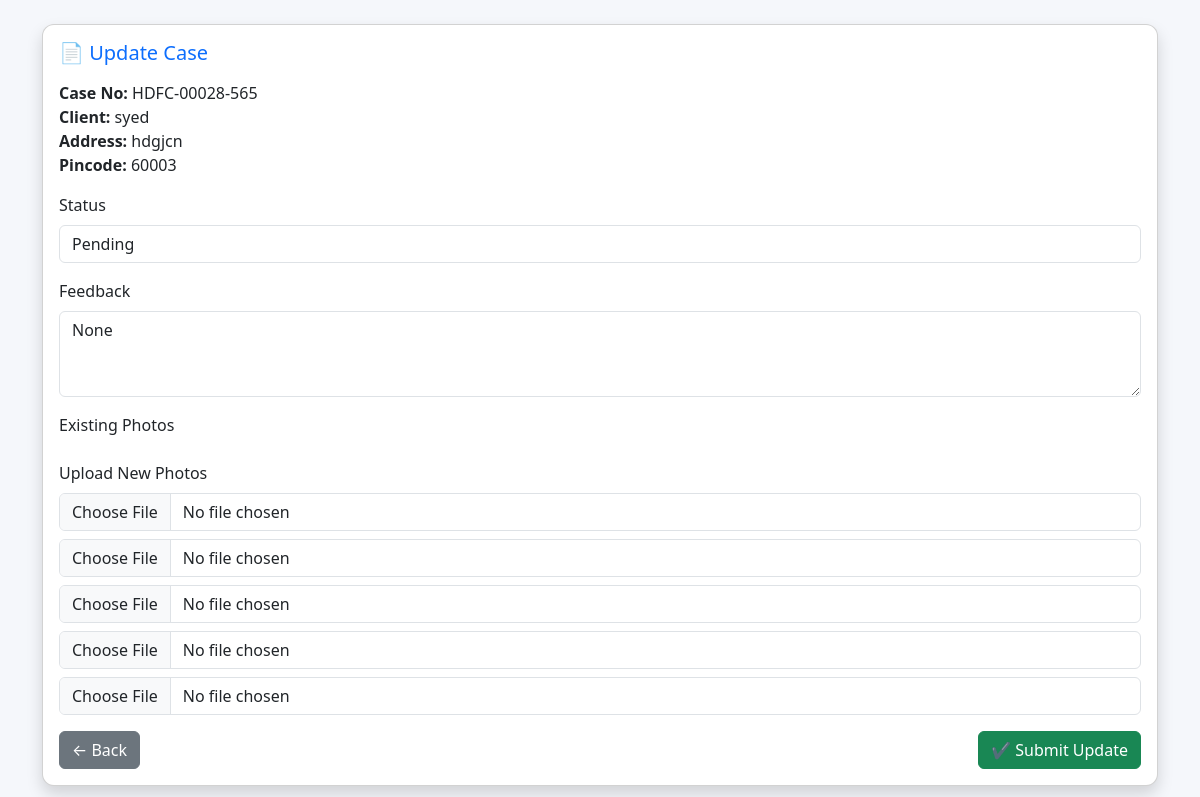
The page /update_case/29 (signed in) on the database its author committed.
### tables this page shows
CREATE TABLE cases (
        id INTEGER PRIMARY KEY AUTOINCREMENT,
        case_number TEXT,
        ref_no TEXT,
        application_no TEXT,
        client_name TEXT,
        cpv_type TEXT,
        bank_name TEXT,
        portal_type TEXT,

        address TEXT,
        landmark TEXT,
        city TEXT,
        state TEXT,
        pincode TEXT,

        residence_type TEXT,
        family_status TEXT,
        verification_status TEXT,
        final_status TEXT,

        assigned_agent TEXT,
        status TEXT,
        priority TEXT,

        initiation_date TEXT,
        created_time TEXT,
        assigned_time TEXT,

        feedback TEXT,
        photo_path TEXT,

        latitude TEXT,
        longitude TEXT
    , agency TEXT, map_link TEXT, photo1 TEXT, photo2 TEXT, photo3 TEXT, photo4 TEXT, photo5 TEXT, locality TEXT, accessibility TEXT, person_met TEXT, years_at_residence TEXT, ownership TEXT, vehicle TEXT, living_standard TEXT, visit_date TEXT, document_photo TEXT);

### app.py (the view, shortened to what this page needs)
@app.route("/update_case/<int:case_id>", methods=["GET","POST"])
def update_case(case_id):
    if "user" not in session:
        return redirect(url_for("login"))
    conn = sqlite3.connect(db_path)
    conn.row_factory = sqlite3.Row
    cursor = conn.cursor()
    cursor.execute("SELECT * FROM cases WHERE id=?", (case_id,))
    case = cursor.fetchone()
    conn.close()
    return render_template("update_case.html", case=case)

### templates/update_case.html (shortened to what this page needs)
<!DOCTYPE html>
<html>
<head>
    <link href="https://cdn.jsdelivr.net/npm/bootstrap@5.3.2/dist/css/bootstrap.min.css" rel="stylesheet">
</head>
<body>
<div class="container mt-4">
    <div class="card shadow p-3">
        <h5 class="mb-3 text-primary">📄 Update Case</h5>
        <div class="mb-3">
            <strong>Case No:</strong> {{ case['case_number'] }} <br>
            <strong>Client:</strong> {{ case['client_name'] }} <br>
            <strong>Address:</strong> {{ case['address'] }} <br>
            <strong>Pincode:</strong> {{ case['pincode'] }}
        </div>
        <form method="POST" enctype="multipart/form-data">
            <div class="mb-3">
                <label class="form-label">Status</label>
                <select name="status" class="form-control">
                    <option {% if case['status']=="Pending" %}selected{% endif %}>Pending</option>
                </select>
            </div>
            <div class="mb-3">
                <label class="form-label">Feedback</label>
                <textarea name="feedback" class="form-control" rows="3"
                placeholder="Enter FE remarks...">{{ case['feedback'] }}</textarea>
            </div>
            <div class="mb-3">
                <label class="form-label">Existing Photos</label><br>
            </div>
            <div class="mb-3">
                <label class="form-label">Upload New Photos</label>
                <input type="file" name="photo1" class="form-control mb-2">
                <input type="file" name="photo2" class="form-control mb-2">
                <input type="file" name="photo3" class="form-control mb-2">
                <input type="file" name="photo4" class="form-control mb-2">
                <input type="file" name="photo5" class="form-control mb-2">
            </div>
            <div class="d-flex justify-content-between">
                <a href="/dashboard" class="btn btn-secondary">
                    ← Back
                </a>
                <button class="btn btn-success">
                    ✔ Submit Update
                </button>
            </div>
        </form>
    </div>
</div>
</body>
</html>

### templates/update_case.html (style rules this page uses)
body { background-color: #f5f7fb; }
.card { border-radius: 12px; }

### rows shown on the page
cases: case_number "HDFC-00028-565", client_name "syed", address "hdgjcn", pincode "60003", status "Pending"
